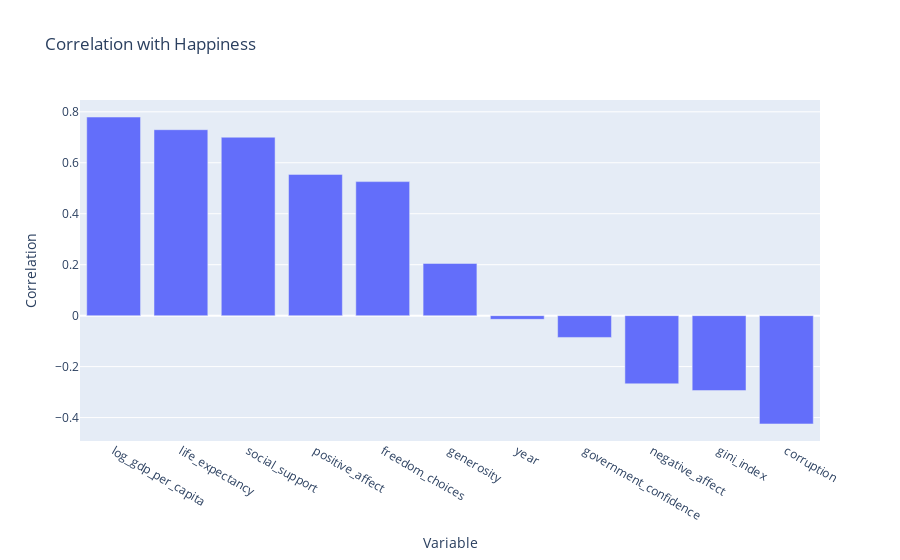

Write notebook code for a chart like this one.
### Markdown cell above
Now we will visualize the relationships between variables.

# Plot Guidelines
For all plots and visualizations for this assignment please include


*   Captions: Descriptive captions summarizing the plot's insights.
*   Legends: Clear legends identifying each element in the plot.
*   Axis Labels: Informative labels for both the x and y axes, including units if applicable.
* Style: appropriate colors, font sizes, and plot layouts for better readability and presentation.

*It is important that your visualizations are easy-to-understand plots.*

### Code cell
# Since we are predicting happiness, we need to figure out what variable to use
# as a predictor.
# TODO: Find and justify choice of predictor variable
# 1. Calculate the correlation between the happiness variable
#   and your set of remaining potential predictor variables
corr_matrix = happiness_clean.corr(numeric_only=True)['happiness'].drop('happiness').sort_values(ascending=False)
# 2. Visualize the correlations between the dependent variable
px.bar(corr_matrix, title = 'Correlation with Happiness', labels = {'index': 'Variable', 'value': 'Correlation'}).update_layout(showlegend=False)

### Figure 1 — Plotly figure (JSON) as saved in the notebook; plotly's stock layout.template omitted (floating-point values rounded to 4 significant figures)
{"data": [{"alignmentgroup": "True", "hovertemplate": "variable=happiness<br>Variable=%{x}<br>Correlation=%{y}<extra></extra>", "legendgroup": "happiness", "marker": {"color": "#636efa", "pattern": {"shape": ""}}, "name": "happiness", "offsetgroup": "happiness", "orientation": "v", "showlegend": true, "textposition": "auto", "type": "bar", "x": ["log_gdp_per_capita", "life_expectancy", "social_support", "positive_affect", "freedom_choices", "generosity", "year", "government_confidence", "negative_affect", "gini_index", "corruption"], "xaxis": "x", "y": [0.7795, 0.7299, 0.7003, 0.5545, 0.5261, 0.2049, -0.01451, -0.08554, -0.2675, -0.2941, -0.425], "yaxis": "y"}], "layout": {"autosize": true, "barmode": "relative", "legend": {"title": {"text": "variable"}, "tracegroupgap": 0}, "showlegend": false, "title": {"text": "Correlation with Happiness"}, "xaxis": {"anchor": "y", "autorange": true, "domain": [0, 1], "range": [-0.5, 10.5], "title": {"text": "Variable"}, "type": "category"}, "yaxis": {"anchor": "x", "autorange": true, "domain": [0, 1], "range": [-0.4919, 0.8464], "title": {"text": "Correlation"}, "type": "linear"}}}
